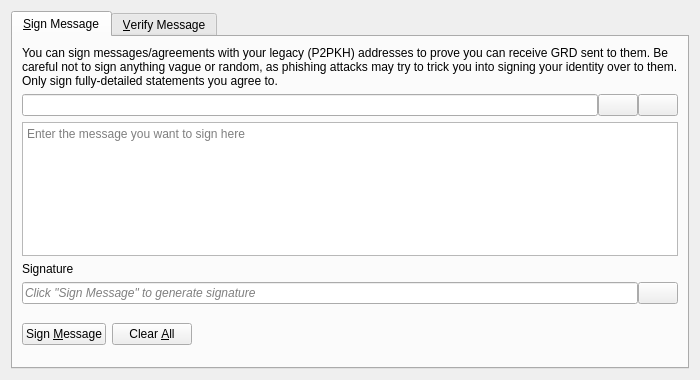
<?xml version="1.0" encoding="UTF-8"?>
<ui version="4.0">
 <class>SignVerifyMessageDialog</class>
 <widget class="QDialog" name="SignVerifyMessageDialog">
  <property name="geometry">
   <rect>
    <x>0</x>
    <y>0</y>
    <width>700</width>
    <height>380</height>
   </rect>
  </property>
  <property name="windowTitle">
   <string>Signatures - Sign / Verify a Message</string>
  </property>
  <property name="modal">
   <bool>true</bool>
  </property>
  <layout class="QVBoxLayout" name="verticalLayout">
   <item>
    <widget class="QTabWidget" name="tabWidget">
     <property name="currentIndex">
      <number>0</number>
     </property>
     <widget class="QWidget" name="tabSignMessage">
      <attribute name="title">
       <string>&amp;Sign Message</string>
      </attribute>
      <layout class="QVBoxLayout" name="verticalLayout_SM">
       <item>
        <widget class="QLabel" name="infoLabel_SM">
         <property name="text">
          <string>You can sign messages/agreements with your legacy (P2PKH) addresses to prove you can receive GRD sent to them. Be careful not to sign anything vague or random, as phishing attacks may try to trick you into signing your identity over to them. Only sign fully-detailed statements you agree to.</string>
         </property>
         <property name="textFormat">
          <enum>Qt::PlainText</enum>
         </property>
         <property name="wordWrap">
          <bool>true</bool>
         </property>
        </widget>
       </item>
       <item>
        <layout class="QHBoxLayout" name="horizontalLayout_1_SM">
         <property name="spacing">
          <number>0</number>
         </property>
         <item>
          <widget class="QValidatedLineEdit" name="addressIn_SM">
           <property name="toolTip">
            <string>The GarudaChain address to sign the message with</string>
           </property>
          </widget>
         </item>
         <item>
          <widget class="QPushButton" name="addressBookButton_SM">
           <property name="toolTip">
            <string>Choose previously used address</string>
           </property>
           <property name="text">
            <string/>
           </property>
           <property name="icon">
            <iconset resource="../bitcoin.qrc">
             <normaloff>:/icons/address-book</normaloff>:/icons/address-book</iconset>
           </property>
           <property name="shortcut">
            <string>Alt+A</string>
           </property>
           <property name="autoDefault">
            <bool>false</bool>
           </property>
          </widget>
         </item>
         <item>
          <widget class="QPushButton" name="pasteButton_SM">
           <property name="toolTip">
            <string>Paste address from clipboard</string>
           </property>
           <property name="text">
            <string/>
           </property>
           <property name="icon">
            <iconset resource="../bitcoin.qrc">
             <normaloff>:/icons/editpaste</normaloff>:/icons/editpaste</iconset>
           </property>
           <property name="shortcut">
            <string>Alt+P</string>
           </property>
           <property name="autoDefault">
            <bool>false</bool>
           </property>
          </widget>
         </item>
        </layout>
       </item>
       <item>
        <widget class="QPlainTextEdit" name="messageIn_SM">
         <property name="toolTip">
          <string>Enter the message you want to sign here</string>
         </property>
         <property name="placeholderText">
          <string>Enter the message you want to sign here</string>
         </property>
        </widget>
       </item>
       <item>
        <widget class="QLabel" name="signatureLabel_SM">
         <property name="text">
          <string>Signature</string>
         </property>
         <property name="textFormat">
          <enum>Qt::PlainText</enum>
         </property>
        </widget>
       </item>
       <item>
        <layout class="QHBoxLayout" name="horizontalLayout_2_SM">
         <property name="spacing">
          <number>0</number>
         </property>
         <item>
          <widget class="QLineEdit" name="signatureOut_SM">
           <property name="placeholderText">
            <string>Click "Sign Message" to generate signature</string>
           </property>
           <property name="font">
            <font>
             <italic>true</italic>
            </font>
           </property>
           <property name="readOnly">
            <bool>true</bool>
           </property>
          </widget>
         </item>
         <item>
          <widget class="QPushButton" name="copySignatureButton_SM">
           <property name="toolTip">
            <string>Copy the current signature to the system clipboard</string>
           </property>
           <property name="text">
            <string/>
           </property>
           <property name="icon">
            <iconset resource="../bitcoin.qrc">
             <normaloff>:/icons/editcopy</normaloff>:/icons/editcopy</iconset>
           </property>
           <property name="autoDefault">
            <bool>false</bool>
           </property>
          </widget>
         </item>
        </layout>
       </item>
       <item>
        <layout class="QHBoxLayout" name="horizontalLayout_3_SM">
         <item>
          <widget class="QPushButton" name="signMessageButton_SM">
           <property name="toolTip">
            <string>Sign the message to prove you own this GarudaChain address</string>
           </property>
           <property name="text">
            <string>Sign &amp;Message</string>
           </property>
           <property name="icon">
            <iconset resource="../bitcoin.qrc">
             <normaloff>:/icons/edit</normaloff>:/icons/edit</iconset>
           </property>
           <property name="autoDefault">
            <bool>false</bool>
           </property>
          </widget>
         </item>
         <item>
          <widget class="QPushButton" name="clearButton_SM">
           <property name="toolTip">
            <string>Reset all sign message fields</string>
           </property>
           <property name="text">
            <string>Clear &amp;All</string>
           </property>
           <property name="icon">
            <iconset resource="../bitcoin.qrc">
             <normaloff>:/icons/remove</normaloff>:/icons/remove</iconset>
           </property>
           <property name="autoDefault">
            <bool>false</bool>
           </property>
          </widget>
         </item>
         <item>
          <spacer name="horizontalSpacer_1_SM">
           <property name="orientation">
            <enum>Qt::Horizontal</enum>
           </property>
           <property name="sizeHint" stdset="0">
            <size>
             <width>40</width>
             <height>48</height>
            </size>
           </property>
          </spacer>
         </item>
         <item>
          <widget class="QLabel" name="statusLabel_SM">
           <property name="font">
            <font>
             <weight>75</weight>
             <bold>true</bold>
            </font>
           </property>
           <property name="text">
            <string/>
           </property>
           <property name="wordWrap">
            <bool>true</bool>
           </property>
          </widget>
         </item>
         <item>
          <spacer name="horizontalSpacer_2_SM">
           <property name="orientation">
            <enum>Qt::Horizontal</enum>
           </property>
           <property name="sizeHint" stdset="0">
            <size>
             <width>40</width>
             <height>48</height>
            </size>
           </property>
          </spacer>
         </item>
        </layout>
       </item>
      </layout>
     </widget>
     <widget class="QWidget" name="tabVerifyMessage">
      <attribute name="title">
       <string>&amp;Verify Message</string>
      </attribute>
      <layout class="QVBoxLayout" name="verticalLayout_VM">
       <item>
        <widget class="QLabel" name="infoLabel_VM">
         <property name="text">
          <string>Enter the receiver's address, message (ensure you copy line breaks, spaces, tabs, etc. exactly) and signature below to verify the message. Be careful not to read more into the signature than what is in the signed message itself, to avoid being tricked by a man-in-the-middle attack. Note that this only proves the signing party receives with the address, it cannot prove sendership of any transaction!</string>
         </property>
         <property name="textFormat">
          <enum>Qt::PlainText</enum>
         </property>
         <property name="alignment">
          <set>Qt::AlignLeading|Qt::AlignLeft|Qt::AlignTop</set>
         </property>
         <property name="wordWrap">
          <bool>true</bool>
         </property>
        </widget>
       </item>
       <item>
        <layout class="QHBoxLayout" name="horizontalLayout_1_VM">
         <property name="spacing">
          <number>0</number>
         </property>
         <item>
          <widget class="QValidatedLineEdit" name="addressIn_VM">
           <property name="toolTip">
            <string>The GarudaChain address the message was signed with</string>
           </property>
          </widget>
         </item>
         <item>
          <widget class="QPushButton" name="addressBookButton_VM">
           <property name="toolTip">
            <string>Choose previously used address</string>
           </property>
           <property name="text">
            <string/>
           </property>
           <property name="icon">
            <iconset resource="../bitcoin.qrc">
             <normaloff>:/icons/address-book</normaloff>:/icons/address-book</iconset>
           </property>
           <property name="shortcut">
            <string>Alt+A</string>
           </property>
           <property name="autoDefault">
            <bool>false</bool>
           </property>
          </widget>
         </item>
        </layout>
       </item>
       <item>
        <widget class="QPlainTextEdit" name="messageIn_VM">
          <property name="toolTip">
            <string>The signed message to verify</string>
          </property>
          <property name="placeholderText">
            <string>The signed message to verify</string>
          </property>
        </widget>
       </item>
       <item>
        <widget class="QValidatedLineEdit" name="signatureIn_VM">
          <property name="toolTip">
            <string>The signature given when the message was signed</string>
          </property>
          <property name="placeholderText">
            <string>The signature given when the message was signed</string>
          </property>
        </widget>
       </item>
       <item>
        <layout class="QHBoxLayout" name="horizontalLayout_2_VM">
         <item>
          <widget class="QPushButton" name="verifyMessageButton_VM">
           <property name="toolTip">
            <string>Verify the message to ensure it was signed with the specified GarudaChain address</string>
           </property>
           <property name="text">
            <string>Verify &amp;Message</string>
           </property>
           <property name="icon">
            <iconset resource="../bitcoin.qrc">
             <normaloff>:/icons/transaction_0</normaloff>:/icons/transaction_0</iconset>
           </property>
           <property name="autoDefault">
            <bool>false</bool>
           </property>
          </widget>
         </item>
         <item>
          <widget class="QPushButton" name="clearButton_VM">
           <property name="toolTip">
            <string>Reset all verify message fields</string>
           </property>
           <property name="text">
            <string>Clear &amp;All</string>
           </property>
           <property name="icon">
            <iconset resource="../bitcoin.qrc">
             <normaloff>:/icons/remove</normaloff>:/icons/remove</iconset>
           </property>
           <property name="autoDefault">
            <bool>false</bool>
           </property>
          </widget>
         </item>
         <item>
          <spacer name="horizontalSpacer_1_VM">
           <property name="orientation">
            <enum>Qt::Horizontal</enum>
           </property>
           <property name="sizeHint" stdset="0">
            <size>
             <width>40</width>
             <height>48</height>
            </size>
           </property>
          </spacer>
         </item>
         <item>
          <widget class="QLabel" name="statusLabel_VM">
           <property name="font">
            <font>
             <weight>75</weight>
             <bold>true</bold>
            </font>
           </property>
           <property name="text">
            <string/>
           </property>
           <property name="wordWrap">
            <bool>true</bool>
           </property>
          </widget>
         </item>
         <item>
          <spacer name="horizontalSpacer_2_VM">
           <property name="orientation">
            <enum>Qt::Horizontal</enum>
           </property>
           <property name="sizeHint" stdset="0">
            <size>
             <width>40</width>
             <height>48</height>
            </size>
           </property>
          </spacer>
         </item>
        </layout>
       </item>
      </layout>
     </widget>
    </widget>
   </item>
  </layout>
 </widget>
 <customwidgets>
  <customwidget>
   <class>QValidatedLineEdit</class>
   <extends>QLineEdit</extends>
   <header>qt/qvalidatedlineedit.h</header>
  </customwidget>
 </customwidgets>
 <resources>
  <include location="../bitcoin.qrc"/>
 </resources>
 <connections/>
</ui>
